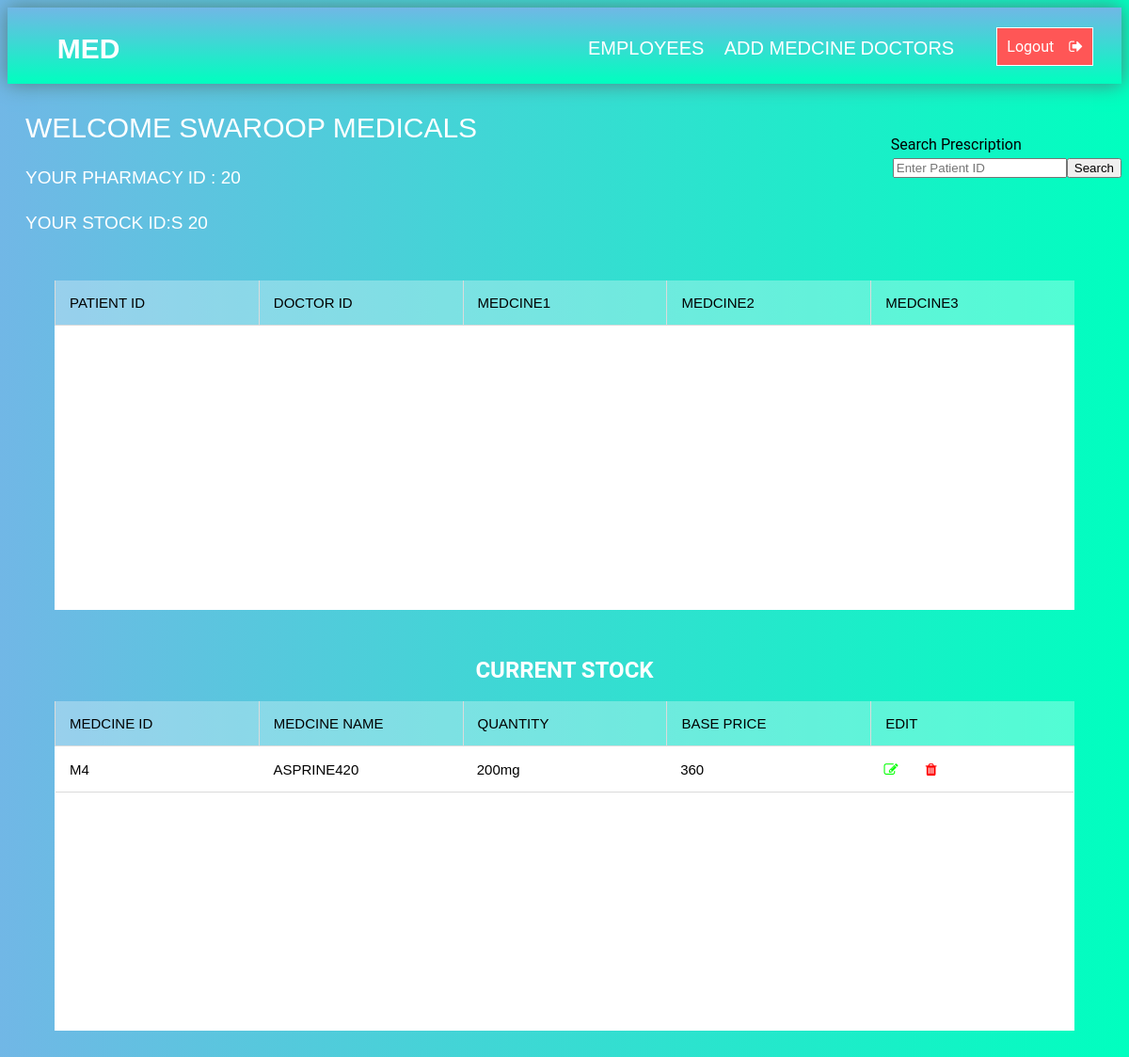
The app's page /PHwelcome.php (signed in) with its own data.
### tables this page shows
CREATE TABLE `pharmacy` (
  `P_ID` int(10) NOT NULL,
  `P_NAME` varchar(20) NOT NULL,
  `P_LOCATION` varchar(20) NOT NULL,
  `email` varchar(100) NOT NULL,
  `PHONE` int(10) NOT NULL,
  `password` varchar(100) NOT NULL
);

CREATE TABLE `stocks` (
  `P_ID` int(10) NOT NULL,
  `S_ID` varchar(100) NOT NULL,
  `M_ID` varchar(100) NOT NULL,
  `M_NAME` varchar(100) NOT NULL,
  `QUANTITY` varchar(100) NOT NULL,
  `BASE_PRICE` int(100) NOT NULL
);

### PHwelcome.php (the view, shortened to what this page needs)
<!DOCTYPE html>
<html lang="en">
<head>
    <link rel="stylesheet" href="css/PHwelcome.css">
    <link rel="stylesheet" href="https://cdnjs.cloudflare.com/ajax/libs/font-awesome/4.7.0/css/font-awesome.min.css" />
</head>
<body>
    <div class="navdiv">
        <nav class="navbar">
            <div class="logo">
                <span>
                    <h1><a class="list1" href="medical.html">MED</a></h1>
          </span>
        </div>
        <div class="links">
          <ul class="unlist1">
              <li>
                  <div class="dropdiv">
                <a class="suplist1" href="#">EMPLOYEES</a>
            </div>
        </li>
        <li class="dropdown">
            <a class="list1" href="ADDmeds.php">ADD MEDCINE</a>
        </li>
        <form action="" method="post">
            <li class="dropdown">
                <a class="list1" href="PHdocD.php">DOCTORS</a>
            </li>
        </form>
        <li>
            <a id="logout" href="PHlogout.php">Logout &nbsp&nbsp&nbsp<i class="fa fa-sign-out" aria-hidden="true"></i></a>
        </li>
    </ul>
</div>
</nav>
</div>
<?php echo "<h3>Welcome " . $_SESSION['P_NAME'] . "</h3>"; ?>
<form action="#" method="post">
    <input class="psubmit " style="float:right;" type="submit"  name="search" value="Search">
    <input class="psearch " style="float:right;" type="text"  class="search1" placeholder="Enter Patient ID" name="PAT_ID" id="">
    <p class="ppara" style="float:right;">Search Prescription</p>
</form>
<?php
        include 'connection.php';
        $name= $_SESSION['P_NAME'];
        $selectquery=" select  *  from  pharmacy where P_NAME='$name' " ;
        $query=mysqli_query($con,$selectquery);
        while($res=mysqli_fetch_array($query))
        {
     ?>
    <?php  echo "<h4>Your Pharmacy ID : " . $res['P_ID'] . "</h4>";   ?>
    <?php  echo "<h4>Your Stock ID:S " . $res['P_ID'] . "</h4>";   ?>
            <?php
        }
        ?>
    <section>
            <div class="tbl-header">
                <table cellpadding="0" cellspacing="0" border="0" >
                    <thead>
                        <tr>
                            <th>PATIENT ID</th>
                            <th>DOCTOR ID</th>
                            <th>MEDCINE1</th>
                            <th>MEDCINE2</th>
                            <th>MEDCINE3</th>
                        </tr>
                    </thead>
                </table>
            </div>
    <div class="tbl-content2">
    </div>
    </section>
 <section>
        <h2 style="color:#fff; margin-top:2px; text-align:center">CURRENT STOCK</h2>
            <div class="tbl-header">
                <table cellpadding="0" cellspacing="0" border="0" >
                    <thead>
                        <tr>
                            <th>MEDCINE ID</th>
                            <th>MEDCINE NAME</th>
                            <th>QUANTITY</th>
                            <th>BASE PRICE</th>
                            <th>EDIT</th>
                        </tr>
                    </thead>
                </table>
            </div>
    <div class="tbl-content">
        <table  cellpadding="0" cellspacing="0" border="0">
            <tbody>
            <?php
                include 'connection.php';
                $name= $_SESSION['P_NAME'];
                $condition="select * from pharmacy where P_NAME='$name'";
                $conquery=mysqli_query($con,$condition);
                $result=mysqli_fetch_array($conquery);
                $P_ID=$result['P_ID'];
                $selectquery=" select  *  from stocks where P_ID= $P_ID " ;
                $query=mysqli_query($con,$selectquery);
                while($res=mysqli_fetch_array($query))
                {
             ?>
             <tr>
                 <td> <?php  echo $res['M_ID'];  ?></td>
                 <td> <?php  echo $res['M_NAME'];  ?></td>
                 <td> <?php  echo $res['QUANTITY'];  ?></td>
                 <td> <?php  echo $res['BASE_PRICE'] ;  ?></td>
                 <td> <a style="color:#00ff00;" title="UPDATE" href="MedUP.php?mid=<?php  echo $res['M_ID'];  ?>"><i class="fa fa-edit" aria-hidden="true"></i></a><span>&nbsp&nbsp&nbsp&nbsp&nbsp&nbsp</span> <a title="DELETE" style="color:red;" href="MedDEL.php?id=<?php  echo $res['M_ID'];  ?>"><i class="fa fa-trash" aria-hidden="true"></i></a></td>
             </tr>
           <?php
                }
                 ?>
            </tbody>
        </table>
    </div>
    </section>
  </body>
</html>
</body>
</html>

### css/PHwelcome.css (style rules this page uses)
body { background: -webkit-linear-gradient(#71b7e6, #00FFBF ,#71b7e6); }
.navdiv { background: -webkit-linear-gradient(#71b7e6, #00FFBF); height: 100%; }
.navbar { display: grid; height: 81px; width: 100%; justify-content: center; align-items: center; grid-template-columns: 1fr 2fr 2fr 4fr 1fr 30px; box-shadow: 0px 0px 20px 0px rgb(79, 129, 129); }
.logo { display: flex; justify-content: center; align-items: center; font-family: "Audiowide", sans-serif; font-size: 20px; color: white; grid-column: 1/2; }
.logo a { text-decoration: none; color: white; }
.links { grid-column: 4/6; align-items: center; justify-content: center; margin-bottom: 21px; margin-block-start: 16px; }
.links .unlist1 { list-style-type: none; display: flex; flex-direction: row; justify-content: space-between; }
.links .list1 { text-decoration: none; color: white; font-size: 20px; position: absolute; font-family: 'Trebuchet MS', 'Lucida Sans Unicode', 'Lucida Grande', 'Lucida Sans', Arial, sans-serif; text-transform: uppercase; }
.links .suplist1 { text-decoration: none; color: white; font-size: 20px; position: absolute; font-family: 'Trebuchet MS', 'Lucida Sans Unicode', 'Lucida Grande', 'Lucida Sans', Arial, sans-serif; text-transform: uppercase; }
#logout { color: white; text-decoration: none; background-color: #ff5656; padding: 10px; border: 1px solid #fff; }
h4 { font-size: 19px; color: #fff; text-transform: uppercase; font-weight: 300; margin-bottom: 19px; font-family: 'Poppins',sans-serif; margin-left: 19px; }
h3 { font-size: 30px; color: #fff; text-transform: uppercase; font-weight: 300; margin-bottom: 15px; font-family: 'Poppins',sans-serif; margin-left: 19px; }
table { width:100%; table-layout: fixed; }
.tbl-header { background-color: rgba(255,255,255,0.3); }
.tbl-content { height:300px; overflow-x:auto; margin-top: 0px; border: 1px solid rgba(255,255,255,0.3); background: #fff; }
.tbl-content2 { height:300px; overflow-x:auto; margin-top: 0px; border: 1px solid rgba(255,255,255,0.3); background: #fff; }
th { padding: 15px; text-align: left; vertical-align: middle; font-weight: 300; border-left: 1px solid rgb(219,219,219); font-size: 15px; color: black; font-family: 'Poppins',sans-serif; border-bottom: 1px solid rgb(219, 219, 219); }
td { padding: 15px; text-align: left; vertical-align:middle; font-weight: 300; font-size: 15px; color: black; font-family: 'Poppins',sans-serif; border-bottom: 1px solid rgb(219, 219, 219); }
body { background: -webkit-linear-gradient(#71b7e6, #00FFBF); background: linear-gradient(to right, #71b7e6, #00FFBF); font-family: 'Roboto', sans-serif; }
section { margin: 50px; }
span { width: 10px; }
.ppara { float: right; margin-top: -24px; margin-right: -137px; }

### records on screen
pharmacy: P_ID "20"
stocks: M_ID "M4", M_NAME "ASPRINE420", QUANTITY "200mg", BASE_PRICE "360"

### other values on screen
$_SESSION['P_NAME'] "SWAROOP MEDICALS"
